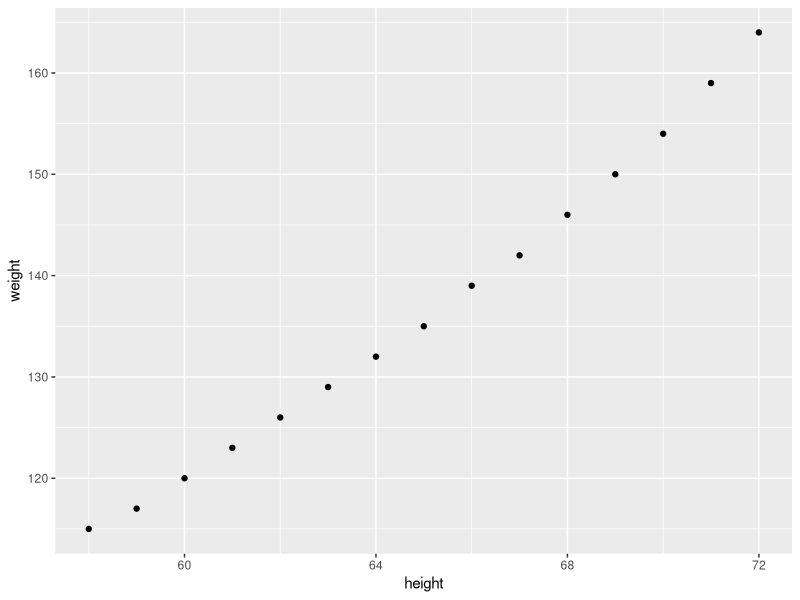
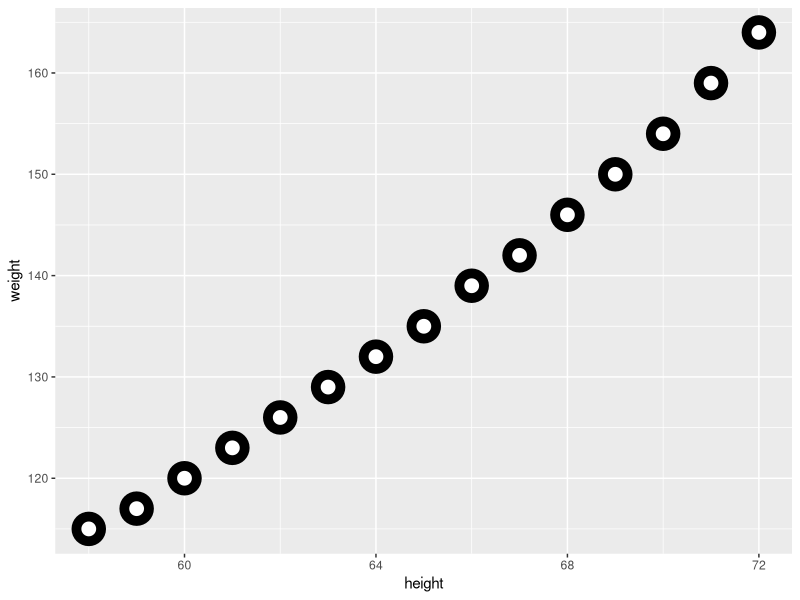

Recreate these plots in R, in order.
#This code chunk identifies my working directory 
#and sets it to where I want to save and fetch files
#TASK: fill in between the parentheses if needed. 
#If not needed, make the two lines a comment
getwd()
#getwd() command gives an absolute file path representing the current working directory of the R process

setwd("/Users/sunilsalunke/Documents/ana505/week3")
#setwd() is used to set the working directory

#This brings the 'women' data into my environment from Base R (Run this)
women

#This code saves the women data as a dataframe with a new name
#TASK: Save the women dataset with a new name
women_dataset <- women

#This code chunk allows me to see the top 2 rows of my data
#TASK: Write the function that returns the top rows

#below code to install tidyverse packages
install.packages("tidyverse") 
library(tidyverse)
slice(.data = women_dataset,c(1:2))


#This code chunk shows me the internal structure 
#Task: Write the function that shows the number of rows, columns, column names, class of columns   
str(women_dataset)


#This code chunk shows me some basic summary stats
#Such as Min, Max, Mean. Quartiles...
#Task: Write the function that gives summary stats
summary(women_dataset)

#This allows me to apply the function to just one certain column
#Task: Write the function to return the Mean of just the height column
mean(women_dataset$height)

#This allows me to save one column as its own object ('values' in the Environment)
#Task: Write the function to create an object for just the Weight column 
#and write the function to create an object for just the Height column 
#(these should show as values in the environment window, not as datasets)
height <- women_dataset$height
weight <- women$weight

#This takes the individual objects ('values' in the Environment) and creates a dataframe
#I can see the Data in the Environment 
#Task: Write the function to create a data.frame from the height and weight values you just created
height_weight_df <- tibble(height = height, weight = weight)

#This code chunk creates a subset from my dataset
#Note that the subset only appears in the Console (not the Environment)
#Task: Write the function to create a subset of the data where the height is > 65
#If I wanted to save the subset, I would need to name it as done in the code above
filter(.data = height_weight_df, height_weight_df$height > 65 )

#This shows me how many rows are in my dataset and
#TASK: Write the function that returns the number of rows
nrow(height_weight_df)

#This shows me how many columns are in my dataset
#TASK: Write the function that returns the number of columns
ncol(height_weight_df)

#This also shows me how many rows and columns with just one function
#TASK: Write the function that returns the number of rows and columns with just one command
dim(height_weight_df)

#This code will install the ggplot2 package
#TASK: Write the function that installs the ggplot2 package
install.packages("ggplot2")  
  
#This code calls the ggplot2 package so I can use its functions
#Task: Write the function that 'calls' the ggplot2 package
library(ggplot2)

#This produces a scatter plot of the height and weight columns
#Task: replace the dataset name and column names in the plot function below 
#to produce a scatter plot of height and weight
ggplot(height_weight_df, aes(x=`height`, y=`weight`)) + 
  geom_point()

#Optional 'Just for fun' TASK: Change the arguments for the geom point and see what happens to the plot
ggplot(height_weight_df, aes(x=`height`, y=`weight`)) + 
  geom_point(shape = 21, colour = "black", fill = "white", size = 5, stroke = 5)
